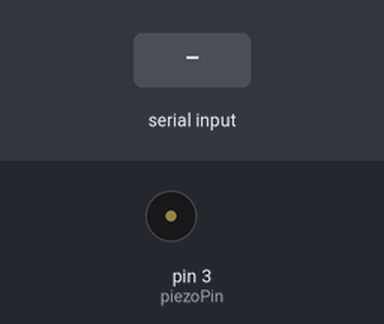
The sketch below on a simulated Arduino Uno, built with avr-gcc and run on an emulated ATmega328P. Parts: buzzer (waves = sounding). Inputs (shaded band) come from the test bench.

Above: at 1.2 s.
1.3 s: "90,45\n" received over Serial
At 2.5 s:
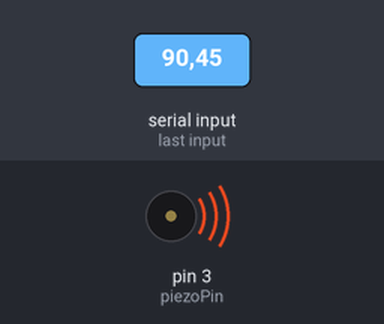
Timing chart, 0 to 4.3 s (numbered marks = the images above; inputs shaded):
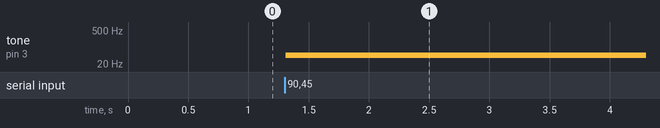

The sketch:

10_piezo.ino
```cpp
const int piezoPin = 3; // pin capable of producing PWM

void setup() {

Serial.begin(9600);

pinMode(piezoPin, OUTPUT);

}

void loop() {

  if (Serial.available() > 0) {
    long freq = Serial.parseInt();

    if (Serial.read() == '\n') { //dec value 10 in Max

      freq = abs(freq);     // remove negative values
      tone(piezoPin, freq); // writes an analog value (PWM wave) to a pin
    }

    delay(5);

      }
  }
```

Measured:
- after the input at 1.3 s, tone on pin 3 (piezoPin): silent → 45 Hz at once
